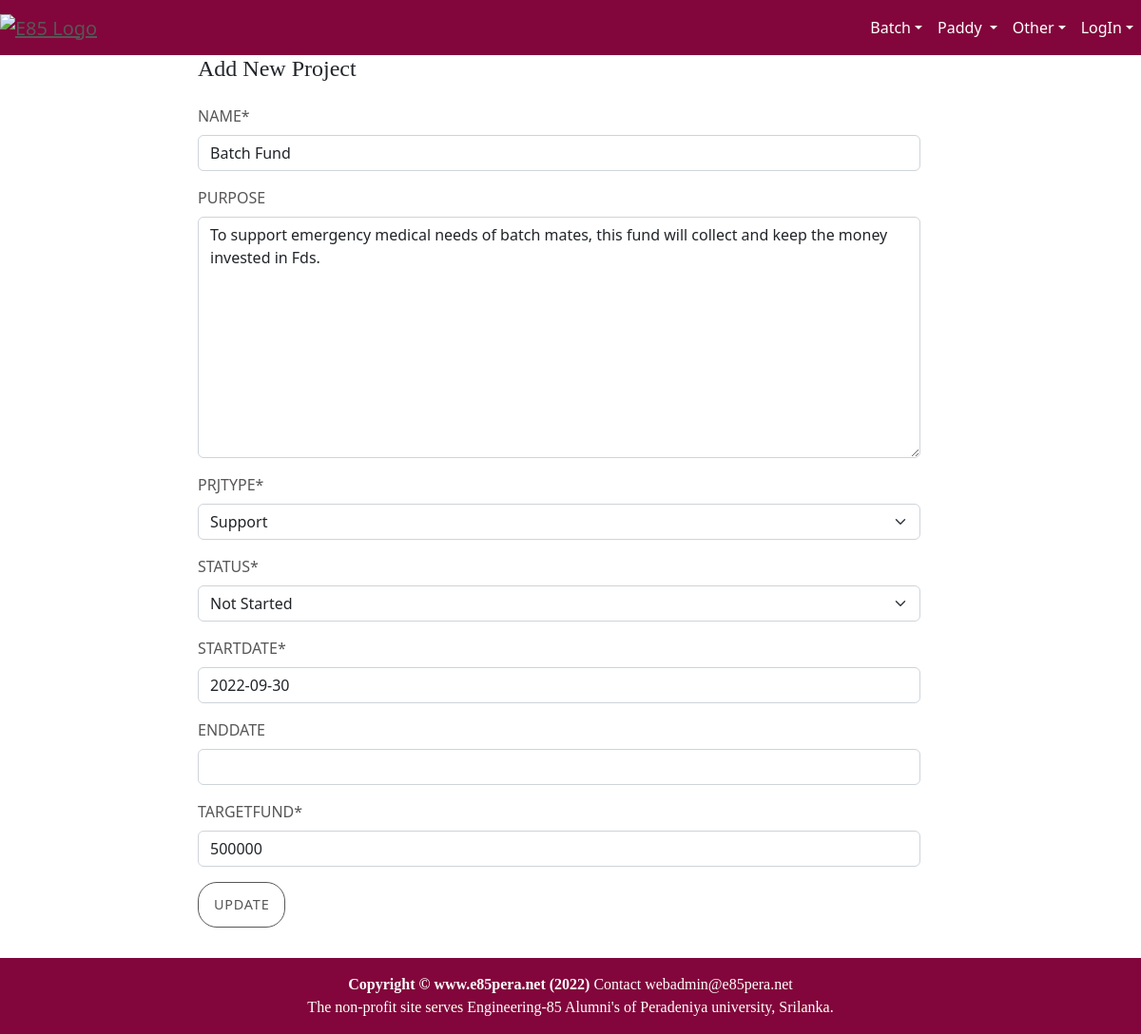
The page /accounts/projectUpd1 on the database as committed earlier.
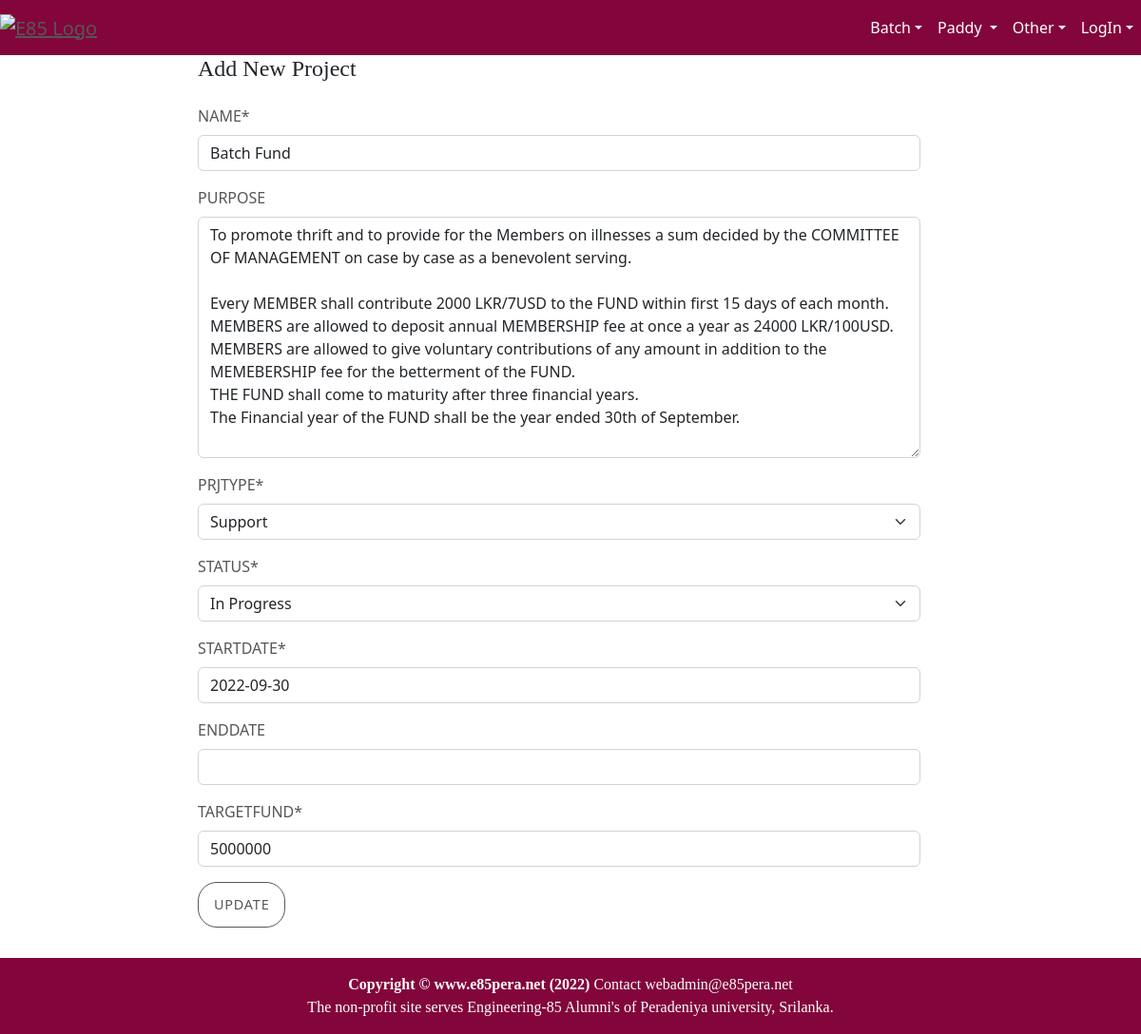
The same page on the database as committed later.
### accounts/models.py (models this page shows, shortened)
class Project(models.Model):
    NOT_STARTED = 'NotStarted'
    IN_PROGRESS = 'InProgress'
    COMPLETED   = 'Completed'
    CANCELLED   = 'Cancelled'
    PROJ_STATUS = [
            (NOT_STARTED,'Not Started'),
            (IN_PROGRESS,'In Progress'),
            (COMPLETED,'Completed'),
            (CANCELLED,'Cancelled'),
    ]
    name = models.CharField(max_length=64)
    purpose = models.TextField(max_length=2000, blank=True)
    status = models.CharField(max_length=10,choices=PROJ_STATUS,default=NOT_STARTED)
    startDate = models.DateField(default=timezone.now)
    endDate = models.DateField(null=True, blank=True)
    raisedFund = models.IntegerField(null=True)
    spentFund = models.IntegerField(null=True)
    targetFund = models.IntegerField(null=True)
    participants = models.IntegerField(null=True,default=0)
    updatedBy = models.ForeignKey(User,on_delete=models.CASCADE)
    updatedOn = models.DateTimeField(default=timezone.now)
    prjType = models.ForeignKey(ProjectType, on_delete=models.CASCADE)

### accounts/views.py (the view, shortened to what this page needs)
# urls.py: re_path(r'projectUpd(?P<pk>\d+)', ProjectUpd.as_view(), name='projectUpd'),
class ProjectUpd(UpdateView):
    model = Project
    form_class = ProjectForm
    template_name = 'project.html'
    def get_queryset(self):
        return Project.objects.filter(id=self.kwargs['pk'])

### accounts/forms.py (shortened to what this page needs)
class ProjectForm(forms.ModelForm):
    widgets = {
            'startDate': BootstrapDateTimePickerInput(format='%Y-%m-%d'), # specify date-frmat
            'ebdDate'  : BootstrapDateTimePickerInput(format='%Y-%m-%d'), # specify date-frmat
        }
    class Meta:
        model = Project
        fields = ('name','purpose','prjType','status','startDate','endDate','targetFund')

### accounts/models.py (called while the page is built)
    def __str__(self):
        return "%s " % (self.description)

### accounts/templates/project.html (shortened to what this page needs)
{% extends 'home/base.html' %}
{% block content %}
{% load static %}
{% load crispy_forms_tags %}
<div class="container-fluid">
    <div class="row no-gutter">
        <div class="row">
            <div class="col-md-9 col-lg-8 mx-auto">
                <h4 class="login-heading mb-4">Add New Project</h4>
                <form method="POST">
                    {{ form | crispy }}
                    <button class="btn btn-lg btn-secondary btn-block btn-login text-uppercase font-weight-bold mb-2"
                            type="submit">Update
                    </button>
                </form>
            </div>
        </div>
    </div>
</div>
{% include 'home/footer.html' %}
{% endblock %}

Rows that differ between the two databases and show on the page:
changed Project "Batch Fund": purpose "To support emergency medical needs of batch mates, this fund will collect and keep the money invested in Fds." → "To promote thrift and to provide for the Members on illnesses a sum decided by the COMMITTEE OF MANAGEMENT on case by case as a benevolent serving. Every MEMBER shall contribute 2000 LKR/7USD to the FUND within first 15 days of each month. MEMBERS are allowed to deposit annual MEMBERSHIP fee at once a year as 24000 LKR/100USD. MEMBERS are allowed to give voluntary contributions of any amount in addition to the MEMEBERSHIP fee for the betterment of the FUND. THE FUND shall come to maturity after three financial years. The Financial year of the FUND shall be the year ended 30th of September."; status "Not Started" → "In Progress"; targetFund "500000" → "5000000"
